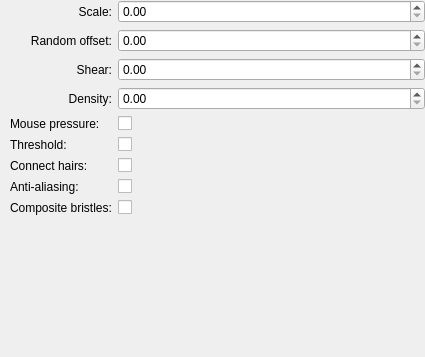
<?xml version="1.0" encoding="utf-8"?>
<ui version="4.0">
 <author>
    SPDX-FileCopyrightText: none
    SPDX-License-Identifier: GPL-3.0-or-later
  </author>
 <class>WdgBristleOptions</class>
 <widget class="QWidget" name="WdgBristleOptions">
  <property name="geometry">
   <rect>
    <x>0</x>
    <y>0</y>
    <width>425</width>
    <height>357</height>
   </rect>
  </property>
  <property name="sizePolicy">
   <sizepolicy hsizetype="Minimum" vsizetype="Minimum">
    <horstretch>0</horstretch>
    <verstretch>0</verstretch>
   </sizepolicy>
  </property>
  <property name="minimumSize">
   <size>
    <width>425</width>
    <height>285</height>
   </size>
  </property>
  <layout class="QGridLayout" name="gridLayout_2">
   <property name="leftMargin">
    <number>10</number>
   </property>
   <property name="topMargin">
    <number>0</number>
   </property>
   <property name="rightMargin">
    <number>0</number>
   </property>
   <property name="bottomMargin">
    <number>0</number>
   </property>
   <item colspan="2" column="0" row="9">
    <spacer name="verticalSpacer">
     <property name="orientation">
      <enum>Qt::Vertical</enum>
     </property>
     <property name="sizeHint" stdset="0">
      <size>
       <width>20</width>
       <height>162</height>
      </size>
     </property>
    </spacer>
   </item>
   <item colspan="2" column="0" row="0">
    <layout class="QGridLayout" columnstretch="0,1" name="gridLayout">
     <item column="0" row="1">
      <widget class="QLabel" name="label_3">
       <property name="minimumSize">
        <size>
         <width>90</width>
         <height>0</height>
        </size>
       </property>
       <property name="text">
        <string>Random offset:</string>
       </property>
       <property name="alignment">
        <set>Qt::AlignRight|Qt::AlignTrailing|Qt::AlignVCenter</set>
       </property>
      </widget>
     </item>
     <item column="1" row="3">
      <widget class="KisDoubleSliderSpinBox" name="densityBox"/>
     </item>
     <item column="1" row="2">
      <widget class="KisDoubleSliderSpinBox" name="shearBox"/>
     </item>
     <item column="1" row="0">
      <widget class="KisDoubleSliderSpinBox" name="scaleBox"/>
     </item>
     <item column="1" row="7">
      <widget class="QCheckBox" name="antialiasCBox">
       <property name="text">
        <string/>
       </property>
      </widget>
     </item>
     <item column="1" row="4">
      <widget class="QCheckBox" name="mousePressureCBox">
       <property name="text">
        <string/>
       </property>
       <property name="checked">
        <bool>false</bool>
       </property>
      </widget>
     </item>
     <item column="1" row="6">
      <widget class="QCheckBox" name="connectedCBox">
       <property name="text">
        <string/>
       </property>
      </widget>
     </item>
     <item column="1" row="1">
      <widget class="KisDoubleSliderSpinBox" name="rndBox"/>
     </item>
     <item column="0" row="2">
      <widget class="QLabel" name="label_2">
       <property name="minimumSize">
        <size>
         <width>90</width>
         <height>0</height>
        </size>
       </property>
       <property name="text">
        <string>Shear:</string>
       </property>
       <property name="alignment">
        <set>Qt::AlignRight|Qt::AlignTrailing|Qt::AlignVCenter</set>
       </property>
      </widget>
     </item>
     <item column="0" row="0">
      <widget class="QLabel" name="label">
       <property name="minimumSize">
        <size>
         <width>90</width>
         <height>0</height>
        </size>
       </property>
       <property name="text">
        <string>Scale:</string>
       </property>
       <property name="alignment">
        <set>Qt::AlignRight|Qt::AlignTrailing|Qt::AlignVCenter</set>
       </property>
      </widget>
     </item>
     <item column="0" row="3">
      <widget class="QLabel" name="density">
       <property name="minimumSize">
        <size>
         <width>90</width>
         <height>0</height>
        </size>
       </property>
       <property name="text">
        <string>Density:</string>
       </property>
       <property name="alignment">
        <set>Qt::AlignRight|Qt::AlignTrailing|Qt::AlignVCenter</set>
       </property>
      </widget>
     </item>
     <item column="1" row="5">
      <widget class="QCheckBox" name="thresholdCBox">
       <property name="text">
        <string/>
       </property>
       <property name="checked">
        <bool>false</bool>
       </property>
      </widget>
     </item>
     <item column="1" row="8">
      <widget class="QCheckBox" name="compositingCBox">
       <property name="text">
        <string/>
       </property>
      </widget>
     </item>
     <item column="0" row="4">
      <widget class="QLabel" name="label_4">
       <property name="text">
        <string>Mouse pressure:</string>
       </property>
      </widget>
     </item>
     <item column="0" row="5">
      <widget class="QLabel" name="label_5">
       <property name="text">
        <string>Threshold:</string>
       </property>
      </widget>
     </item>
     <item column="0" row="6">
      <widget class="QLabel" name="label_6">
       <property name="text">
        <string>Connect hairs:</string>
       </property>
      </widget>
     </item>
     <item column="0" row="7">
      <widget class="QLabel" name="label_7">
       <property name="text">
        <string>Anti-aliasing:</string>
       </property>
      </widget>
     </item>
     <item column="0" row="8">
      <widget class="QLabel" name="label_8">
       <property name="text">
        <string>Composite bristles:</string>
       </property>
      </widget>
     </item>
    </layout>
   </item>
  </layout>
 </widget>
 <customwidgets>
  <customwidget>
   <class>KisDoubleSliderSpinBox</class>
   <extends>QDoubleSpinBox</extends>
   <header>kis_slider_spin_box.h</header>
   <container>1</container>
  </customwidget>
 </customwidgets>
 <resources/>
 <connections/>
</ui>
